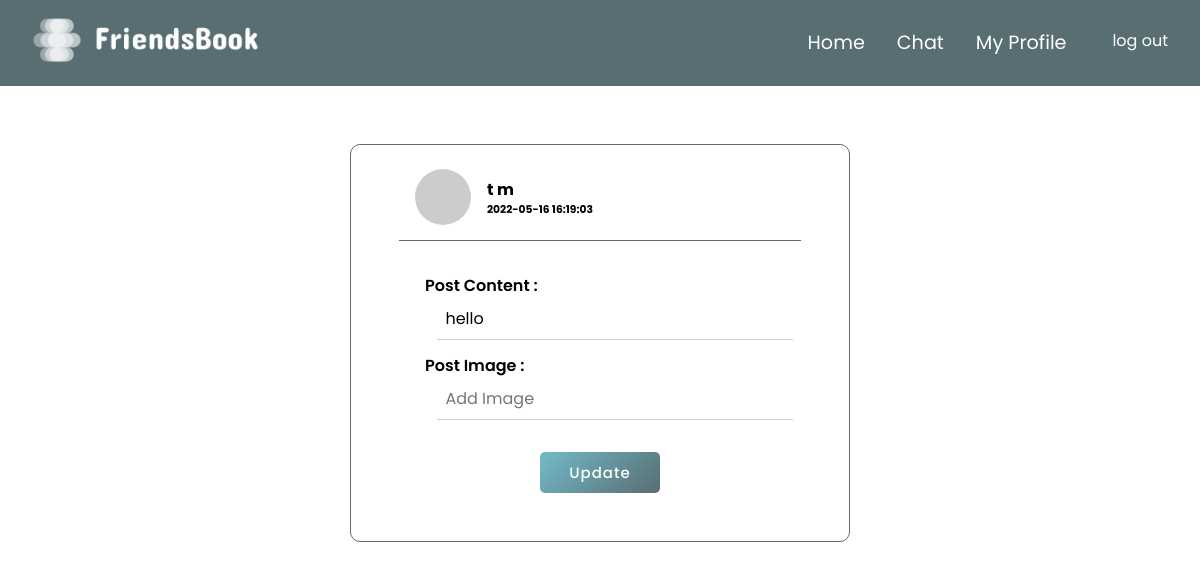
/views/edit-post.php?post-id=17 (signed in), run on the app's committed database.
### tables this page shows
CREATE TABLE `user` (
  `id` int(20) NOT NULL,
  `username` varchar(40) NOT NULL,
  `password` varchar(40) NOT NULL,
  `email` varchar(40) NOT NULL,
  `first-name` varchar(40) NOT NULL,
  `last-name` varchar(40) NOT NULL,
  `tele-No` varchar(15) NOT NULL,
  `address` varchar(100) NOT NULL,
  `gender` varchar(10) NOT NULL,
  `image-url` text NOT NULL
);

CREATE TABLE `post` (
  `id` int(20) NOT NULL,
  `user-id` int(20) NOT NULL,
  `image-url` text NOT NULL,
  `text-content` text NOT NULL,
  `date` datetime NOT NULL
);

### models/posts.php (called while the page is built, shortened)
<?php
	function getPostToUpdate($postId)
	{
		require dirname(__DIR__) . "/util/dbconnection.php";
		$query = "SELECT * FROM post WHERE `id`= $postId";
		$result = mysqli_query($conn, $query);
		if (mysqli_num_rows($result) > 0) {
			$postInfo = mysqli_fetch_assoc($result);
			$array = array(
				"id" => $postInfo['id'], "user-id" => $postInfo['user-id'],
				"image-url" => $postInfo['image-url'], "text-content" => $postInfo['text-content'],
				"date" => $postInfo['date']
			);
			return $array;
		} else echo "<h4 class='message'>Ops, No posts found !</h4>";
	}
?>

### models/users.php (called while the page is built, shortened)
<?php
		function getUserInfo($userId) {
		require dirname(__DIR__)."/util/dbconnection.php";
		$query = "SELECT * FROM user WHERE id = $userId";
		$result = mysqli_query($conn,$query);
		if($result){
			if($userInfo = mysqli_fetch_assoc($result)){
				$array=array("id"=>$userInfo['id'],"username"=>$userInfo['username'],
						 "email"=>$userInfo['email'],"first-name"=>$userInfo['first-name'],
						 "last-name"=>$userInfo['last-name'],"tele-No"=>$userInfo['id'],
						 "address"=>$userInfo['address'],"image-url"=>$userInfo['image-url']);
				return $array;
			}
		} else echo mysqli_error($conn);
	}
?>

### components/updatePost.php (the view, shortened to what this page needs)
<?php
function getPostInfo(){
    require dirname(__DIR__)."/util/dbconnection.php";
    include_once dirname(__DIR__)."/models/users.php";
    include_once dirname(__DIR__)."/models/posts.php";
    if(isset($_GET['post-id'])){
        $postId = $_GET['post-id'];
        $postInfo =getPostToUpdate($postId);
        $userId = $postInfo['user-id'];
        $userInfo = getUserInfo($userId);
        $userImageUrl = $userInfo["image-url"];
        $firstName = $userInfo["first-name"];
		$lastName = $userInfo["last-name"];
		$postImageUrl = $postInfo["image-url"];
        $imagePost = ($postImageUrl?"<input type='text' name='imagePost' value='$postImageUrl'><br>":"<input type='text' name='imagePost' placeholder='Add Image'><br>");
        $date = $postInfo['date'];
        $postContent= $postInfo["text-content"];
        $postContent =strip_tags($postContent);;
        $postContentcheck = ($postContent?"<input type='text' name='postContent' value='$postContent'><br>":"<input type='text' name='imagePost' placeholder='Add Text'><br>");
        echo "<div>
               <form method ='post' id='edit__postForm'>
                <div class='post__userInfo'>
                <img src='$userImageUrl' class='post__userImage1'>
                <div class='wrapper'>
                <h4 class='post__userName'>$firstName $lastName</h4>
                <h6>$date</h6>
                </div>
                </div>
                <div class='line'></div>
                <div class='edit__post'>
                <label>Post Content : </label>
                $postContentcheck
                <label>Post Image : </label>
                $imagePost
                </div>
                <div class='button__div'>
                <button type='submit' name='update'>Update</button>
                </div>
               </form>
            </div>
        ";
        }else{
        header("location: ../views/profile.php");
    }
}
?>

### styles/navbar.css (style rules this page uses)
* { margin: 0; padding: 0; list-style-type: none; text-decoration: none; box-sizing: border-box; transition: all .3s ease-in-out; font-family: 'Poppins', sans-serif; }
body { height: fit-content; }

### styles/edit-post.css (style rules this page uses)
* { margin:0; padding: 0; }
#edit__postForm { border-radius: 10px; max-width: 500px; min-width: 180px; padding: 1rem 3rem 3rem 3rem ; display: flex; flex-direction: column; border: 1px solid #586e72; }
.edit__post { padding:2rem 1.4rem 1.2rem 1.5rem; width: 100%; }
.line { width: 100%; margin-top: 7px; height: 1px; background-color: #586e72; }
.edit__post >input { outline: none; margin: 0 0.4rem 0.8rem 0.9rem; font-size: 1rem; border-top: none; border-left: none; border-right: none; padding: 0.5rem; width: 100%; transition: all 0.3s ease; border-bottom: 1px solid #586e7250; }
.edit__post>label { font-weight: 600; padding: 2px; }
.button__div { width: 100%; display: flex; align-items: center; justify-content: center; }
button { height: 100%; width: 30%; border-radius: 5px; border: none; color: #fff; font-size: 15px; font-weight: 500; padding:9px 0px; letter-spacing: 1px; cursor: pointer; transition: all 0.3s ease; background: linear-gradient(135deg,#73bac9,#586e72); }

### styles/post.css (style rules this page uses)
.post__userInfo { display: flex; align-items: center; }
.post__userImage1 { width: 3.5rem; border-radius: 50px; margin: 0.5rem 1rem; }

### data on the page
user: value "t", value "m"
post: date "2022-05-16 16:19:03", postContent "hello"
